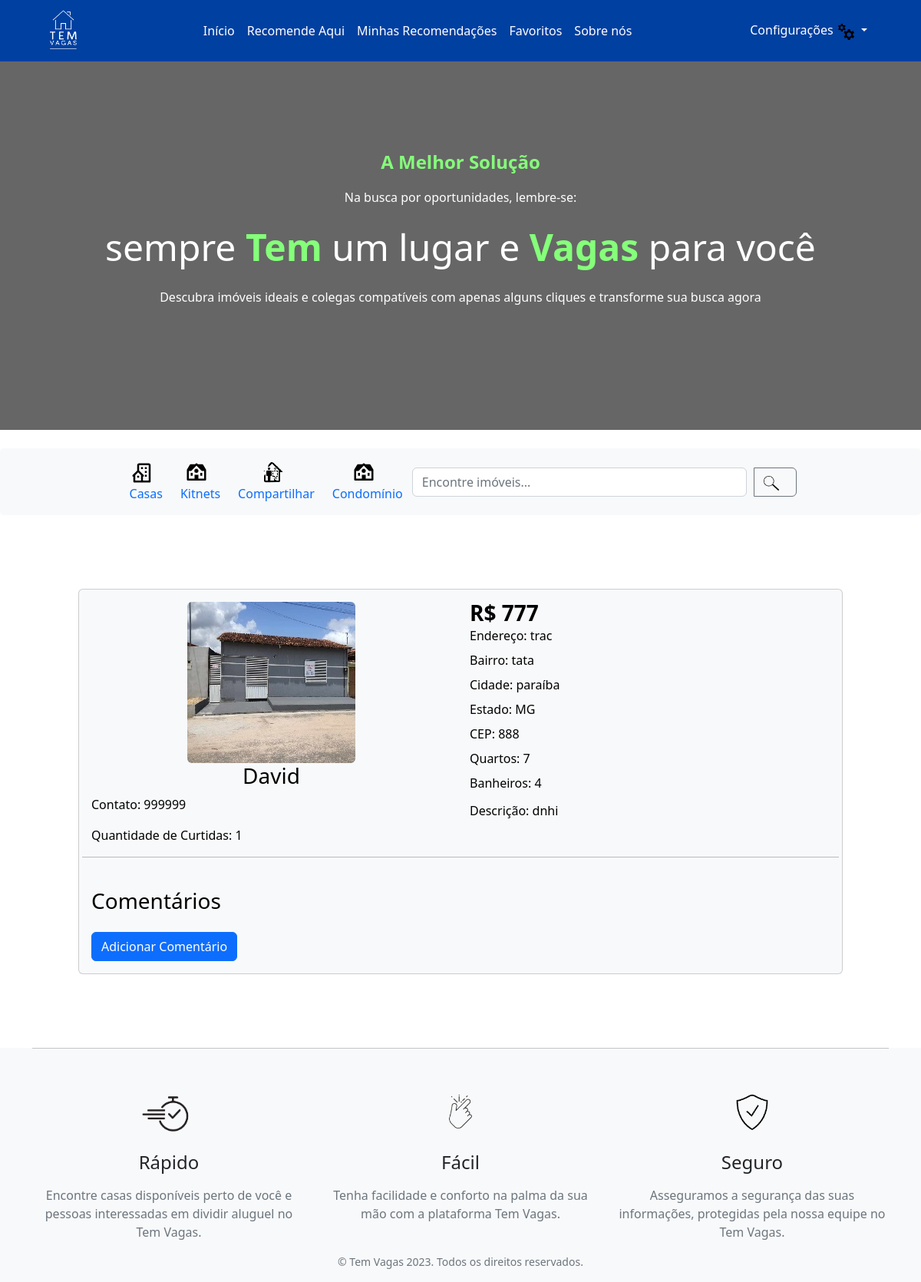
The app's page /recommendation-detail/13/ (signed in), older data.
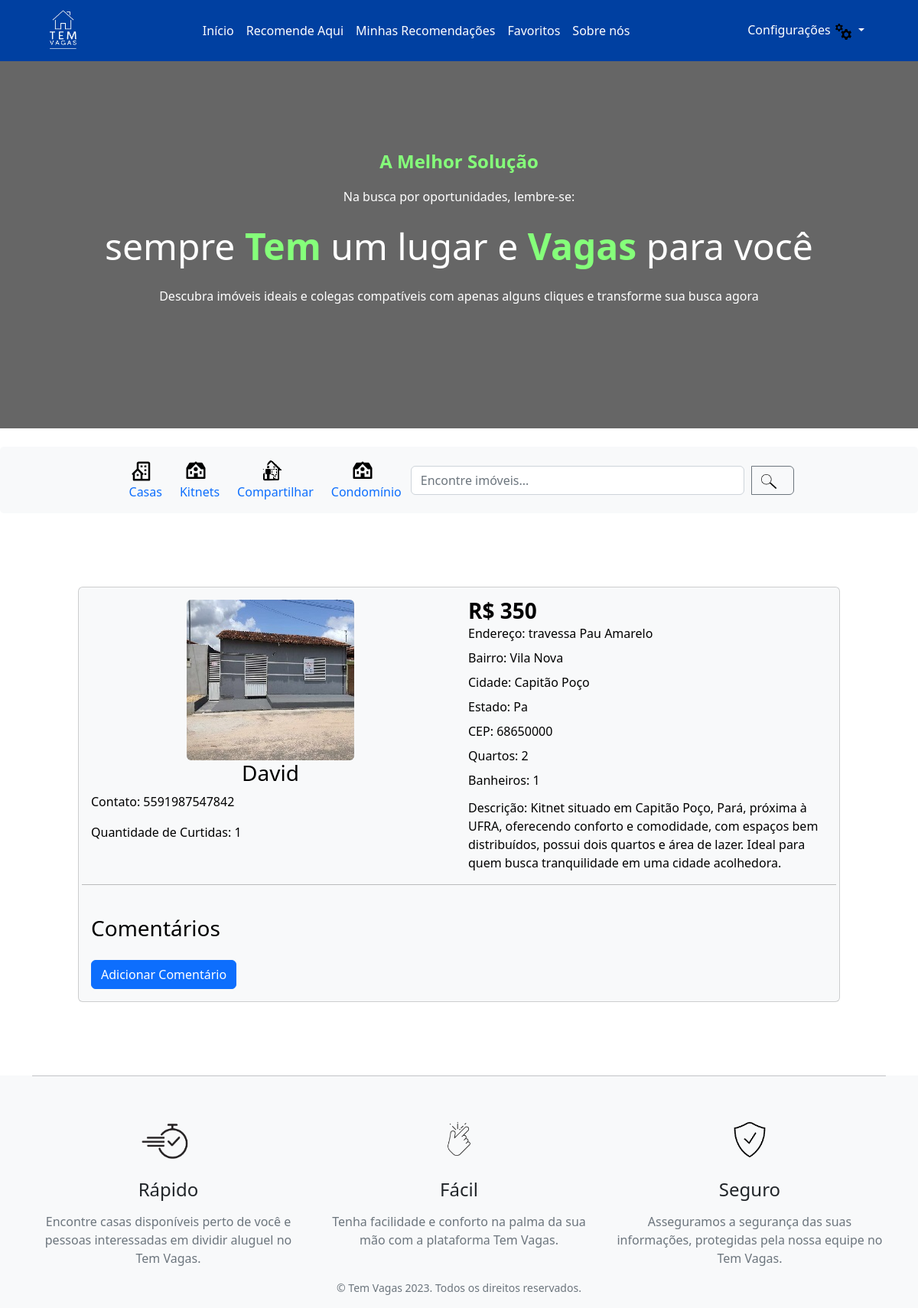
The same page, newer data.
### posts_app/models.py (models this page shows, shortened)
class recomendacoes(models.Model):
    nome = models.CharField(max_length=100)
    telefone = models.CharField(max_length=15)
    TIPOS_IMOVEL = [
        ('Casa', 'Casa'),
        ('Kitnet', 'Kit-net'),
        ('Compartilhar', 'Compartilhar'),
        ('Condominio', 'Condomínio'),
    ]
    tipo_imovel = models.CharField(max_length=100, choices=TIPOS_IMOVEL)
    endereco = models.CharField(max_length=255)
    numero = models.CharField(max_length=5)
    bairro = models.CharField(max_length=255)
    cidade = models.CharField(max_length=15)
    estado = models.CharField(max_length=15)
    cep = models.CharField(max_length=8)
    valor_aluguel = models.CharField(max_length=10)
    quantidade_quartos = models.CharField(max_length=2)
    quantidade_banheiros = models.CharField(max_length=2)
    descricao = models.TextField()
    image = models.ImageField(upload_to='images/', blank=True, null=True)
    create_at = models.DateTimeField(auto_now_add=True)
    owner = models.ForeignKey(get_user_model(), on_delete=models.CASCADE, null=True)
    curtidas = models.ManyToManyField(get_user_model(), through='Curtida', related_name='curtidas')
    favoritos = models.ManyToManyField(get_user_model(), through='Favorito', related_name='favoritos')
    class Meta:
        verbose_name = 'Imovel'
        verbose_name_plural = 'Imoveis'
        ordering = ['id']

### posts_app/views.py (the view)
# urls.py: path('recommendation-detail/<int:id>/', views.recommendation_detail, name='recommendation-detail'),
@login_required
def recommendation_detail(request, id):
    template_name = 'recommendation-detail.html'  # template
    post = recomendacoes.objects.get(id=id)  # Metodo Get
    context = {  # cria context para chamar no template
        'imovel': post
    }
    return render(request, template_name, context)  # render

### posts_app/templates/recommendation-detail.html (shortened to what this page needs)
{% extends 'base.html' %}
{% block content %}
    {% if imovel %}
        <div class="container mt-4">
            <div class="text-start">
                <div class="card h-100 text-bg-light">
                    <div class="card-body">
                        <div class="row">
                            <div class="col-md-6">
                                <div class="text-center">
                                    <img class="rounded img-fluid" src="{{imovel.image.url}}" alt="Imagem do Imóvel">
                                </div>
                                <figcaption class="text-center">
                                    <h3>{{imovel.nome}}</h3>
                                </figcaption>
                                <p>Contato: {{imovel.telefone}}</p>
                                <p>Quantidade de Curtidas: <span id="numero_curtidas_{{ imovel.id }}">{{ imovel.curtidas.count }}</span></p>
                            </div>
                            <div class="col-md-6">
                                <h3 class="lh-1 fw-bold">R$ {{imovel.valor_aluguel}}</h3>
                                <p class="lh-1">Endereço: {{imovel.endereco}}</p>
                                <p class="lh-1">Bairro: {{imovel.bairro}}</p>
                                <p class="lh-1">Cidade: {{imovel.cidade}}</p>
                                <p class="lh-1">Estado: {{imovel.estado}}</p>
                                <p class="lh-1">CEP: {{imovel.cep}}</p>
                                <p class="lh-1">Quartos: {{imovel.quantidade_quartos}}</p>
                                <p class="lh-1">Banheiros: {{imovel.quantidade_banheiros}}</p>
                                <p class="overflow-y-auto">Descrição: {{imovel.descricao}}</p>
                            </div>
                            <hr>
                            <div class="mt-4">
                                <h3>Comentários</h3>
                                <form method="post" action="{% url 'adicionar-comentario' id=imovel.id %}">
                                    <button type="submit" class="btn btn-primary mt-3">Adicionar Comentário</button>
                                </form>
                            </div>
                        </div>
                    </div>
                </div>
            </div>
        </div>
    {% endif %}
{% endblock %}

Row changes from the older to the newer data that the page shows:
changed recomendacoes "David": telefone "999999" → "5591987547842"; valor_aluguel "777" → "350"; endereco "trac" → "travessa Pau Amarelo"; bairro "tata" → "Vila Nova"; cidade "paraíba" → "Capitão Poço"; estado "MG" → "Pa"; cep "888" → "68650000"; quantidade_quartos "7" → "2"; quantidade_banheiros "4" → "1"; descricao "dnhi" → "Kitnet situado em Capitão Poço, Pará, próxima à UFRA, oferecendo conforto e comodidade, com espaços bem distribuídos, possui dois quartos e área de lazer. Ideal para quem busca tranquilidade em uma cidade acolhedora."
